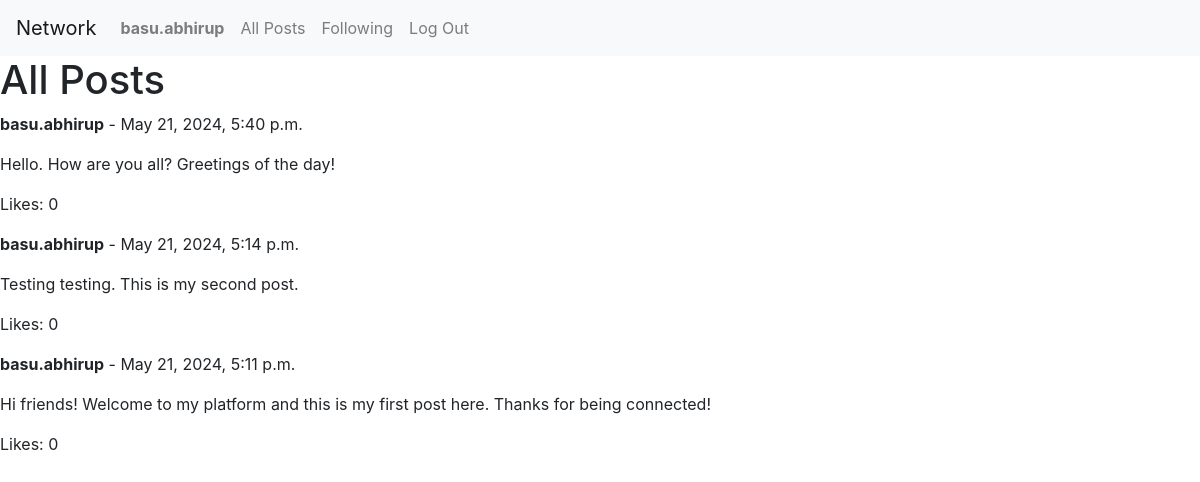
/posts (signed in), run on an earlier commit of the app's database.
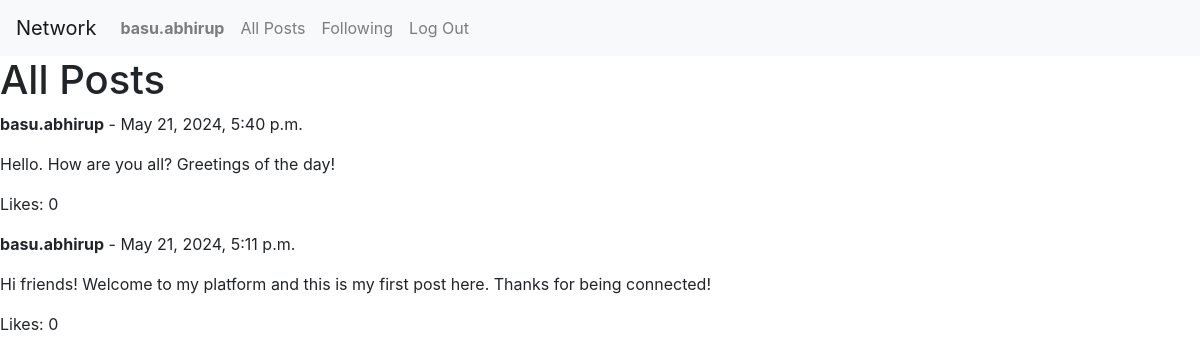
And on a later commit of the database.
### network/models.py (models this page shows)
class User(AbstractUser):
    pass

class Post(models.Model):
  user = models.ForeignKey(User, on_delete=models.CASCADE)
  content = models.TextField()
  timestamp = models.DateTimeField(auto_now_add=True)
  likes = models.PositiveIntegerField(default=0)

### network/views.py (the view)
# urls.py: path("posts", views.posts, name="posts")
@csrf_exempt
@login_required
def posts(request):
  if request.method == 'POST':
    if not request.user.is_authenticated:
      return JsonResponse({'error': 'Authentication required'}, status=401)
    try:
      data = json.loads(request.body)
      content = data.get('content')
      print(content)
    except Exception as e:
      return JsonResponse({'error': 'Invalid data format'}, status=400)
    if not content:
      return JsonResponse({'error': 'Content cannot be empty'}, status=400)
    user = get_user_model().objects.get(username=request.user.username)
    new_post = Post.objects.create(user=user, content=content)
    return JsonResponse({'message': 'Post created successfully', 'id': new_post.id}, status=201)
  elif request.method == 'GET':
    all_posts = Post.objects.all().order_by('-timestamp')  # Order by latest first
    return render(request, 'network/all_posts.html', {
        'posts': all_posts
    })
  else:
    return JsonResponse({'error': 'Method not allowed'}, status=405)

### network/templates/network/all_posts.html
{% extends "network/layout.html" %}
{% block body %}
    <h1>All Posts</h1>
    {% for post in posts %}
    <div class="post">
        <p><b>{{ post.user.username }}</b> - {{ post.timestamp }}</p>
        <p>{{ post.content }}</p>
        <p>Likes: {{ post.likes }}</p>
        </div>
    {% endfor %}
{% endblock %}

### network/templates/network/layout.html (shortened to what this page needs)
{% load static %}
<!DOCTYPE html>
<html lang="en">
    <head>
        <link rel="stylesheet" href="https://stackpath.bootstrapcdn.com/bootstrap/4.4.1/css/bootstrap.min.css">
        <link href="{% static 'network/styles.css' %}" rel="stylesheet">
    </head>
    <body>
        <nav class="navbar navbar-expand-lg navbar-light bg-light">
            <a class="navbar-brand" href="{% url 'index' %}">Network</a>
            <div>
              <ul class="navbar-nav mr-auto">
                {% if user.is_authenticated %}
                    <li class="nav-item">
                        <a class="nav-link" href="#"><strong>{{ user.username }}</strong></a>
                    </li>
                {% endif %}
                <li class="nav-item">
                  <a class="nav-link" href="{% url 'posts' %}">All Posts</a>
                </li>
                {% if user.is_authenticated %}
                    <li class="nav-item">
                        <a class="nav-link" href="#">Following</a>
                    </li>
                    <li class="nav-item">
                        <a class="nav-link" href="{% url 'logout' %}">Log Out</a>
                    </li>
                {% endif %}
              </ul>
            </div>
          </nav>
        <div class="body">
            {% block body %}
            {% endblock %}
        </div>
    </body>
</html>

What changed in the data, as far as the page shows it:
removed Post: user.username "basu.abhirup", timestamp "May 21, 2024, 5:14 p.m.", content "Testing testing. This is my second post.", likes "0"
